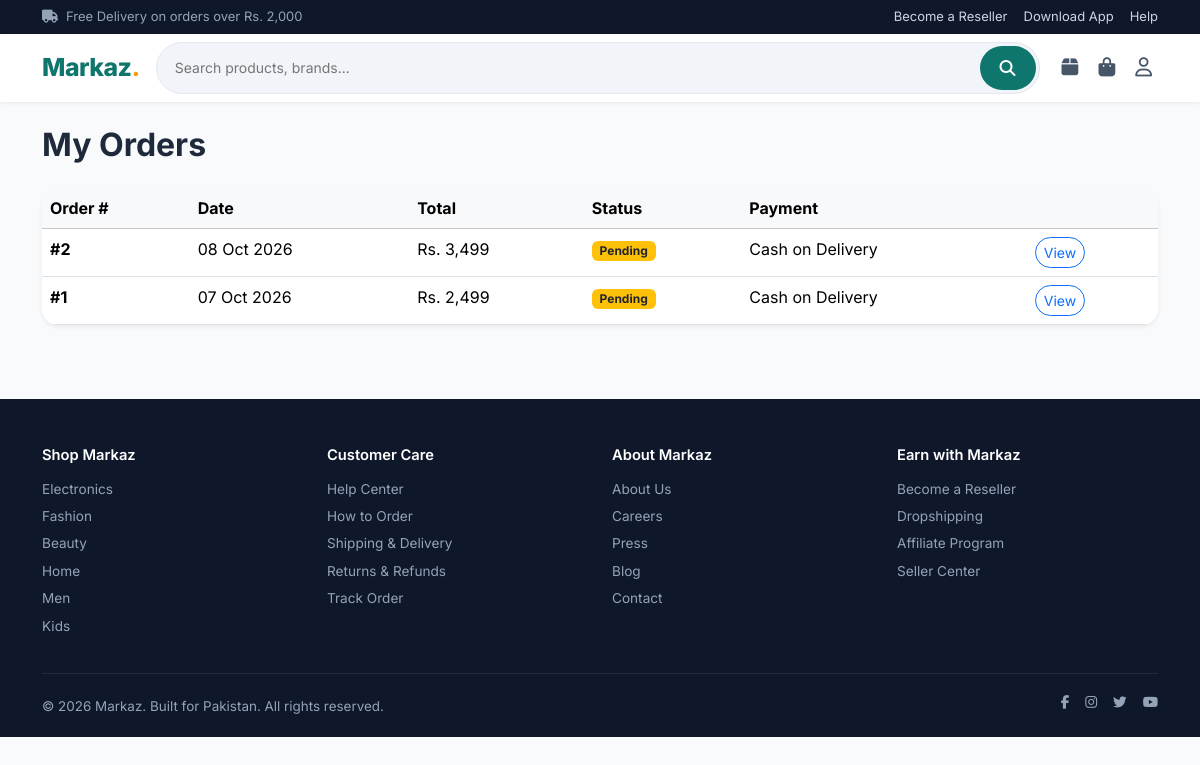
Screenshot of /orders (signed in) with the database file from the repository.
### models.py (models this page shows, shortened)
class Order(db.Model):
    id = db.Column(db.Integer, primary_key=True)
    user_id = db.Column(db.Integer, db.ForeignKey("user.id"), nullable=False)
    total = db.Column(db.Integer, nullable=False)
    status = db.Column(db.String(30), default="Pending")   # Pending, Confirmed, Shipped, Delivered, Cancelled
    payment_method = db.Column(db.String(30), default="Cash on Delivery")
    shipping_address = db.Column(db.Text, nullable=False)
    phone = db.Column(db.String(20), nullable=False)
    city = db.Column(db.String(50))
    notes = db.Column(db.Text)
    created_at = db.Column(db.DateTime, default=datetime.utcnow)
    items = db.relationship("OrderItem", backref="order", lazy=True, cascade="all, delete-orphan")

class Category(db.Model):
    id = db.Column(db.Integer, primary_key=True)
    name = db.Column(db.String(80), unique=True, nullable=False)
    icon = db.Column(db.String(10), default="📦")
    color = db.Column(db.String(20), default="#3B82F6")
    products = db.relationship("Product", backref="category", lazy=True)

### app.py (the view)
@app.route("/orders")
@login_required
def my_orders():
    orders = Order.query.filter_by(user_id=current_user.id).order_by(Order.created_at.desc()).all()
    return render_template("orders.html", orders=orders)

### app.py (called while the page is built)
@login_manager.user_loader
def load_user(user_id):
    return User.query.get(int(user_id))

def get_cart_count():
    if current_user.is_authenticated:
        return sum(item.quantity for item in current_user.cart_items)
    return 0

@app.context_processor
def inject_globals():
    return {
        "cart_count": get_cart_count(),
        "categories": Category.query.all(),
        "year": datetime.now().year,
    }

### templates/orders.html (shortened to what this page needs)
{% extends "base.html" %}
{% block content %}
<div class="container py-4">
    <h2 class="fw-bold mb-4">My Orders</h2>
    {% if orders %}
    <div class="table-responsive bg-white rounded-4 shadow-sm">
        <table class="table table-hover mb-0">
            <thead class="table-light">
                <tr>
                    <th>Order #</th>
                    <th>Date</th>
                    <th>Total</th>
                    <th>Status</th>
                    <th>Payment</th>
                    <th></th>
                </tr>
            </thead>
            <tbody>
                {% for o in orders %}
                <tr>
                    <td><strong>#{{ o.id }}</strong></td>
                    <td>{{ o.created_at.strftime('%d %b %Y') }}</td>
                    <td>Rs. {{ "{:,}".format(o.total) }}</td>
                    <td>
                        <span class="badge
                            {% if o.status == 'Pending' %}bg-warning text-dark
                            {% elif o.status == 'Confirmed' %}bg-info
                            {% elif o.status == 'Shipped' %}bg-primary
                            {% elif o.status == 'Delivered' %}bg-success
                            {% else %}bg-secondary{% endif %}">{{ o.status }}</span>
                    </td>
                    <td>{{ o.payment_method }}</td>
                    <td><a href="{{ url_for('order_detail', order_id=o.id) }}" class="btn btn-sm btn-outline-primary rounded-pill">View</a></td>
                </tr>
                {% endfor %}
            </tbody>
        </table>
    </div>
    {% else %}
    <div class="text-center py-5">
        <i class="fas fa-box-open fa-4x text-muted mb-3"></i>
        <h4>No orders yet</h4>
        <a href="{{ url_for('home') }}" class="btn rounded-pill px-4 btn-primary-custom mt-2">Start Shopping</a>
    </div>
    {% endif %}
</div>
{% endblock %}

### templates/base.html (shortened to what this page needs)
<!DOCTYPE html>
<html lang="en">
<head>
    <link href="https://cdn.jsdelivr.net/npm/bootstrap@5.3.3/dist/css/bootstrap.min.css" rel="stylesheet">
    <link href="https://cdnjs.cloudflare.com/ajax/libs/font-awesome/6.5.1/css/all.min.css" rel="stylesheet">
</head>
<body>
    <div class="top-bar">
        <div class="container d-flex justify-content-between align-items-center">
            <div><i class="fas fa-truck me-1"></i> Free Delivery on orders over Rs. 2,000</div>
            <div class="d-none d-md-flex gap-3">
                <a href="#">Become a Reseller</a>
                <a href="#">Download App</a>
                <a href="#">Help</a>
            </div>
        </div>
    </div>
    <nav class="navbar-main py-2">
        <div class="container">
            <div class="d-flex align-items-center gap-3">
                <a href="{{ url_for('home') }}" class="logo">Markaz<span>.</span></a>
                <form action="{{ url_for('search') }}" method="get" class="search-box flex-grow-1 d-none d-md-flex">
                    <input type="text" name="q" placeholder="Search products, brands..." value="{{ request.args.get('q', '') }}">
                    <button type="submit"><i class="fas fa-search"></i></button>
                </form>
                <div class="d-flex align-items-center gap-2 ms-auto">
                    {% if current_user.is_authenticated %}
                        <a href="{{ url_for('my_orders') }}" class="nav-icon" title="My Orders"><i class="fas fa-box"></i></a>
                        <a href="{{ url_for('cart') }}" class="nav-icon" title="Cart">
                            <i class="fas fa-shopping-bag"></i>
                        </a>
                        <div class="dropdown">
                            <a class="nav-icon" href="#" data-bs-toggle="dropdown"><i class="far fa-user"></i></a>
                        </div>
                    {% else %}
                        <a href="{{ url_for('login') }}" class="nav-icon" title="Login"><i class="far fa-user"></i></a>
                        <a href="{{ url_for('cart') }}" class="nav-icon" title="Cart"><i class="fas fa-shopping-bag"></i></a>
                    {% endif %}
                </div>
            </div>
        </div>
    </nav>
    {% block content %}{% endblock %}
    <footer>
        <div class="container">
            <div class="row g-4">
                <div class="col-6 col-md-3">
                    <h6>Shop Markaz</h6>
                    {% for c in categories[:6] %}
                    <a href="{{ url_for('category_page', category_id=c.id) }}">{{ c.name }}</a>
                    {% endfor %}
                </div>
                <div class="col-6 col-md-3">
                    <h6>Customer Care</h6>
                    <a href="#">Help Center</a>
                    <a href="#">How to Order</a>
                    <a href="#">Shipping & Delivery</a>
                    <a href="#">Returns & Refunds</a>
                    <a href="#">Track Order</a>
                </div>
                <div class="col-6 col-md-3">
                    <h6>About Markaz</h6>
                    <a href="#">About Us</a>
                    <a href="#">Careers</a>
                    <a href="#">Press</a>
                    <a href="#">Blog</a>
                    <a href="#">Contact</a>
                </div>
                <div class="col-6 col-md-3">
                    <h6>Earn with Markaz</h6>
                    <a href="#">Become a Reseller</a>
                    <a href="#">Dropshipping</a>
                    <a href="#">Affiliate Program</a>
                    <a href="#">Seller Center</a>
                </div>
            </div>
            <div class="footer-bottom d-flex flex-column flex-md-row justify-content-between align-items-center gap-2">
                <div>© {{ year }} Markaz. Built for Pakistan. All rights reserved.</div>
                <div class="d-flex gap-3">
                    <a href="#"><i class="fab fa-facebook-f"></i></a>
                    <a href="#"><i class="fab fa-instagram"></i></a>
                    <a href="#"><i class="fab fa-twitter"></i></a>
                    <a href="#"><i class="fab fa-youtube"></i></a>
                </div>
            </div>
        </div>
    </footer>
</body>
</html>

### templates/base.html (style rules this page uses)
:root { --primary: #0F766E; --primary-dark: #0D5C56; --accent: #F59E0B; --bg: #F8FAFC; --card-shadow: 0 1px 3px rgba(0,0,0,.08); --card-hover: 0 12px 28px -8px rgba(0,0,0,.15); }
* { box-sizing: border-box; }
body { font-family: 'Inter', system-ui, sans-serif; background: var(--bg); color: #1E293B; margin: 0; }
a { text-decoration: none; color: inherit; }
.top-bar { background: #0F172A; color: #94A3B8; font-size: 13px; padding: 7px 0; }
.top-bar a { color: #CBD5E1; }
.navbar-main { background: #fff; box-shadow: var(--card-shadow); position: sticky; top: 0; z-index: 1000; }
.logo { font-weight: 800; font-size: 1.55rem; color: var(--primary); letter-spacing: -0.5px; }
.logo span { color: var(--accent); }
.search-box { background: #F1F5F9; border-radius: 50px; border: 1px solid #E2E8F0; overflow: hidden; display: flex; }
.search-box input { border: none; background: transparent; padding: 10px 18px; outline: none; flex: 1; font-size: 14px; }
.search-box button { background: var(--primary); color: #fff; border: none; padding: 10px 20px; border-radius: 50px; margin: 3px; cursor: pointer; }
.nav-icon { font-size: 1.2rem; color: #475569; position: relative; padding: 6px; }
footer { background: #0F172A; color: #94A3B8; padding-top: 48px; margin-top: 50px; }
footer h6 { color: #fff; font-weight: 600; margin-bottom: 14px; font-size: .92rem; }
footer a { color: #94A3B8; font-size: .85rem; display: block; margin-bottom: 7px; }
.footer-bottom { border-top: 1px solid #1E293B; padding: 18px 0; margin-top: 30px; font-size: .84rem; }

### rows the page displays
Order: id "2", created_at "08 Oct 2026", total "3,499", status "Pending", payment_method "Cash on Delivery"
Order: id "1", created_at "07 Oct 2026", total "2,499", status "Pending", payment_method "Cash on Delivery"
Category: name "Electronics"
Category: name "Fashion"
Category: name "Beauty"
Category: name "Home"
Category: name "Men"
Category: name "Kids"
